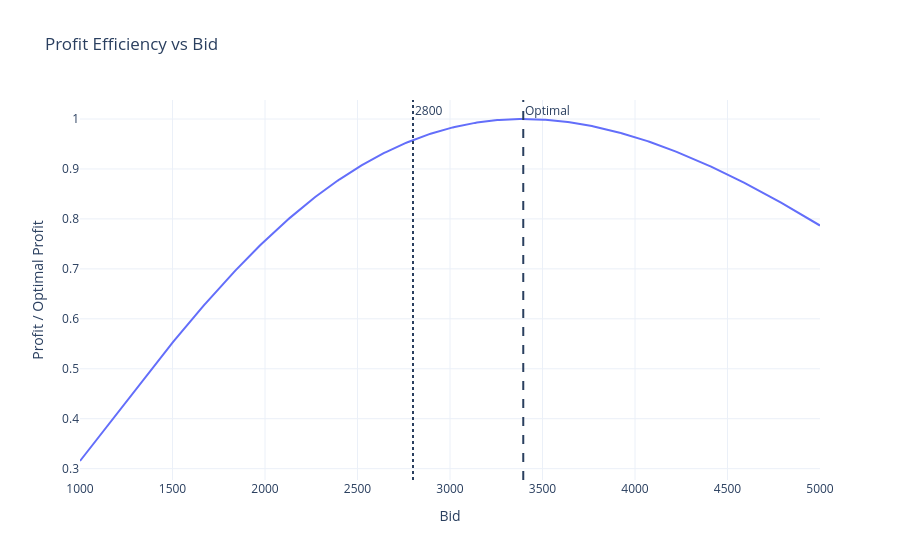

This figure's notebook cell:
### Markdown cell above
---
## Section 3: Marginal Cost Analysis

At each bid level, compute the cost per 1% additional win probability.  
The inflection point — where marginal cost accelerates — marks the efficient frontier.  
This validates that the ~3,580 optimal bid sits just below where overbidding becomes inefficient.

### Code cell
import plotly.graph_objects as go

normalized_profit = expected_profit / optimal_profit

fig = go.Figure()

fig.add_trace(
    go.Scatter(
        x=bids,
        y=normalized_profit,
        mode="lines",
        name="Profit Ratio"
    )
)

fig.add_vline(
    x=optimal_bid,
    line_dash="dash",
    annotation_text="Optimal"
)

fig.add_vline(
    x=2800,
    line_dash="dot",
    annotation_text="2800"
)

fig.update_layout(
    title="Profit Efficiency vs Bid",
    xaxis_title="Bid",
    yaxis_title="Profit / Optimal Profit",
    template="plotly_white"
)

fig.show()

### Figure 1 — Plotly figure (JSON) as saved in the notebook; plotly's stock layout.template omitted (floating-point values rounded to 4 significant figures; data arrays with more than 128 entries replaced by an {"elided": "..."} marker saying what was removed)
{"data": [{"mode": "lines", "name": "Profit Ratio", "type": "scatter", "x": {"elided": "400 float values"}, "y": {"elided": "400 float values"}}], "layout": {"annotations": [{"showarrow": false, "text": "Optimal", "x": 3396.0, "xanchor": "left", "xref": "x", "y": 1, "yanchor": "top", "yref": "y domain"}, {"showarrow": false, "text": "2800", "x": 2800, "xanchor": "left", "xref": "x", "y": 1, "yanchor": "top", "yref": "y domain"}], "shapes": [{"line": {"dash": "dash"}, "type": "line", "x0": 3396.0, "x1": 3396.0, "xref": "x", "y0": 0, "y1": 1, "yref": "y domain"}, {"line": {"dash": "dot"}, "type": "line", "x0": 2800, "x1": 2800, "xref": "x", "y0": 0, "y1": 1, "yref": "y domain"}], "title": {"text": "Profit Efficiency vs Bid"}, "xaxis": {"title": {"text": "Bid"}}, "yaxis": {"title": {"text": "Profit / Optimal Profit"}}}}
